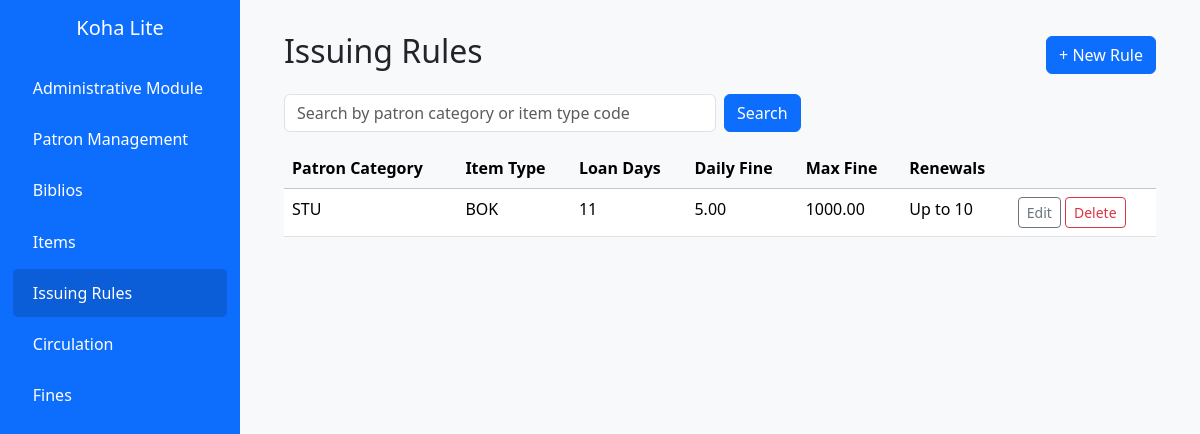
Before: /rules/ with the older database file.
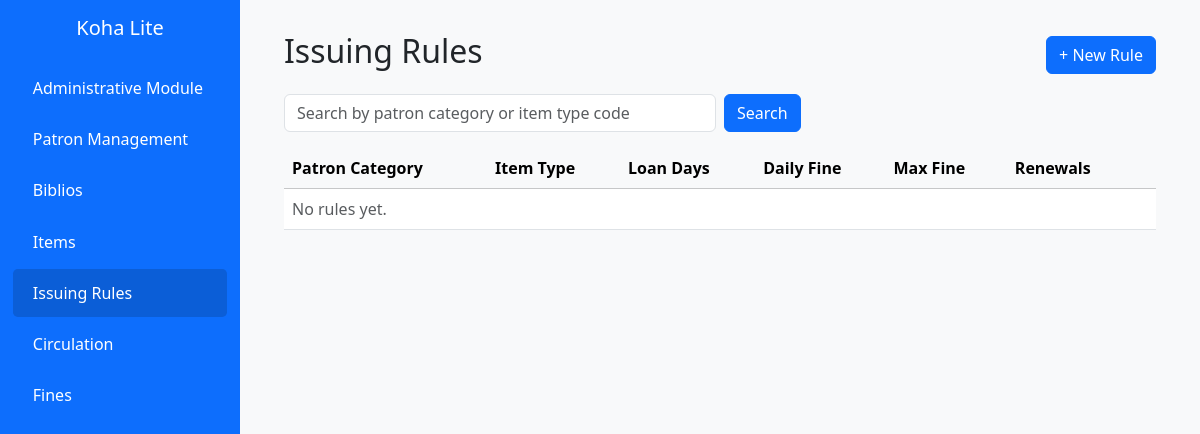
After: the same page with the newer database file.
### myapp/models.py (models this page shows, shortened)
class IssuingRule(models.Model):
    patron_category = models.ForeignKey(
        "myapp.Patron_Categories",
        to_field="code",
        db_column="patron_category",
        on_delete=models.CASCADE,
        related_name="issuing_rules",
    )
    item_type = models.ForeignKey(
        "myapp.ItemType",
        to_field="code",
        db_column="item_type",
        on_delete=models.CASCADE,
        related_name="issuing_rules",
    )
    loan_days = models.PositiveIntegerField(validators=[MinValueValidator(1)], help_text="How many days per loan.")
    daily_fine = models.DecimalField(max_digits=8, decimal_places=2, default=0)
    max_fine = models.DecimalField(max_digits=8, decimal_places=2, default=0)
    renewal_allowed = models.BooleanField(default=True)
    max_renewals = models.PositiveIntegerField(default=2)
    class Meta:
        unique_together = ("patron_category", "item_type")
        ordering = ["patron_category__code", "item_type__code"]
        verbose_name = "issuing rule"
        verbose_name_plural = "issuing rules"

class Patron_Categories(models.Model):
    code = models.CharField(max_length=20, unique=True,primary_key= True)
    name = models.CharField(max_length=120,null=False)
    class Meta:
        ordering = ["code"]

class ItemType(models.Model):
    code = models.CharField(max_length=20, primary_key=True)
    name = models.CharField(max_length=80,null=False)
    class Meta:
        ordering = ["code"]

### myapp/views.py (the view)
# urls.py: path("rules/", views.IssuingRuleList.as_view(), name="rule_list"),
class IssuingRuleList(ListView):
    model = IssuingRule
    template_name = "library/rule_list.html"
    context_object_name = "rows"
    def get_queryset(self):
        qs = super().get_queryset().select_related("patron_category", "item_type")
        q = self.request.GET.get("q")
        if q:
            qs = qs.filter(
                models.Q(patron_category__code__icontains=q) |
                models.Q(item_type__code__icontains=q)
            )
        return qs

### myapp/templates/library/rule_list.html (shortened to what this page needs)
{% extends "base.html" %}
{% block content %}
<div class="d-flex justify-content-between align-items-center mb-3">
  <h2>Issuing Rules</h2>
  <a class="btn btn-primary" href="{% url 'rule_create' %}">+ New Rule</a>
</div>
<form class="row g-2 mb-3" method="get">
  <div class="col-sm-6">
    <input class="form-control" name="q" value="{{ request.GET.q }}" placeholder="Search by patron category or item type code">
  </div>
  <div class="col-auto"><button class="btn btn-primary">Search</button></div>
</form>
<table class="table table-hover">
  <thead class="table-light">
    <tr>
      <th>Patron Category</th><th>Item Type</th><th>Loan Days</th><th>Daily Fine</th>
      <th>Max Fine</th><th>Renewals</th><th></th>
    </tr>
  </thead>
  <tbody>
    {% for r in rows %}
      <tr>
        <td>{{ r.patron_category.code }}</td>
        <td>{{ r.item_type.code }}</td>
        <td>{{ r.loan_days }}</td>
        <td>{{ r.daily_fine }}</td>
        <td>{{ r.max_fine }}</td>
        <td>{% if r.renewal_allowed %}Up to {{ r.max_renewals }}{% else %}Not allowed{% endif %}</td>
        <td class="text-nowrap">
          <a class="btn btn-sm btn-outline-secondary" href="{% url 'rule_update' r.pk %}">Edit</a>
          <a class="btn btn-sm btn-outline-danger" href="{% url 'rule_delete' r.pk %}">Delete</a>
        </td>
      </tr>
    {% empty %}
      <tr><td colspan="7" class="text-muted">No rules yet.</td></tr>
    {% endfor %}
  </tbody>
</table>
{% endblock %}

Changed rows visible on the page:
removed IssuingRule: patron_category.code "STU", item_type.code "BOK", loan_days "11", daily_fine "5.00", max_fine "1000.00", max_renewals "10"
Other visible differences:
text now shown: "No rules yet."
